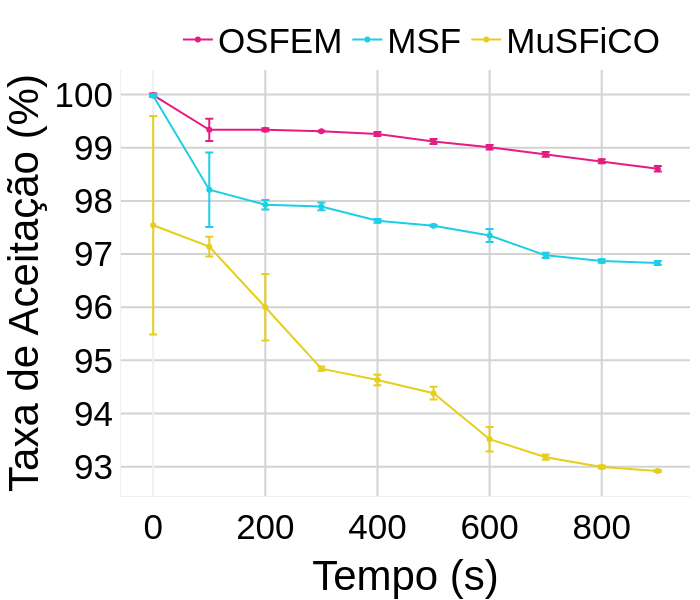
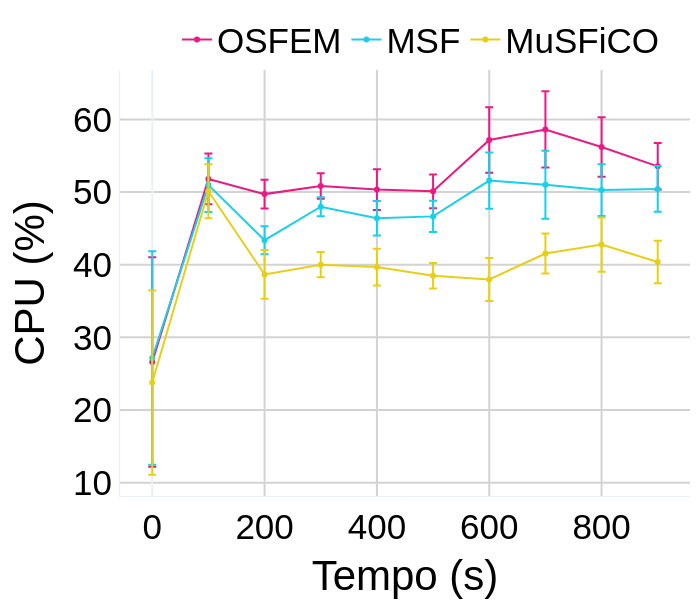
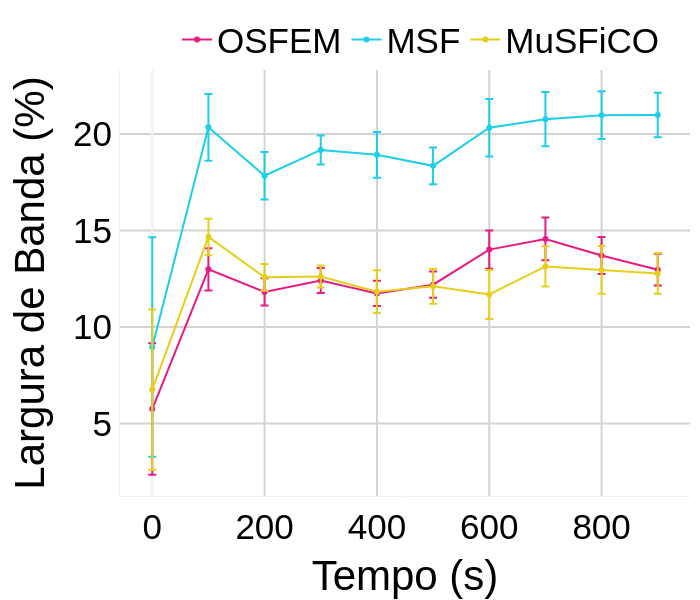
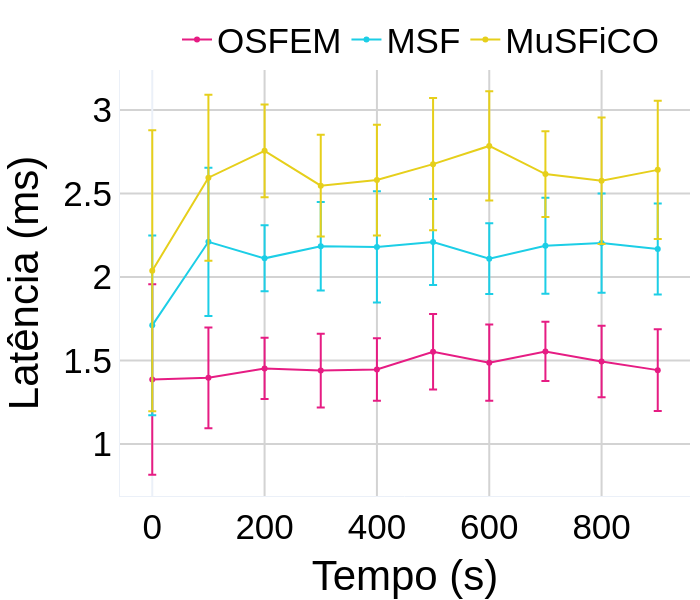

Write notebook code for charts like these, in order.
### Code cell
# Iterando sobre cada métrica para plotar
dados_alg = []
dados_plotagem = []
for titulo, coluna in metricas.items():
    # Multiplicar por 100 quando necessário para converter em porcentagem
    multiplicador = 100 if "%" in titulo else 1

    # Preparando dados para plotagem
    dados_plotagem = []
    for alg in ["gr", "msf", "musfico"]:
        dados_alg = dados_processados[alg][coluna] * multiplicador
        dados_plotagem.append(dados_alg)

    # Chamada para a função de plotagem com os dados preparados
    plotly_three_lines_graph_with_error_bars(
        *dados_plotagem,
        yaxis_title=titulo,
        linha2=legendas["gr"],
        linha3=legendas["msf"],
        linha4=legendas["musfico"],
        steps=100,
    )

### Figure 1 — Plotly figure (JSON) as saved in the notebook; plotly's stock layout.template omitted (floating-point values rounded to 4 significant figures)
{"data": [{"error_y": {"array": [0.0274, 0.2094, 0.02768, 0.008263, 0.03808, 0.04682, 0.04377, 0.04455, 0.0363, 0.05216], "type": "data", "visible": true}, "line": {"color": "#E61C83", "dash": "solid"}, "mode": "lines+markers", "name": "OSFEM", "type": "scatter", "x": [0, 100, 200, 300, 400, 500, 600, 700, 800, 900], "y": [99.99, 99.34, 99.34, 99.31, 99.26, 99.12, 99.01, 98.88, 98.75, 98.61]}, {"error_y": {"array": [0.02273, 0.7002, 0.09005, 0.07177, 0.03674, 0.01577, 0.1228, 0.04897, 0.03163, 0.03827], "type": "data", "visible": true}, "line": {"color": "#1CCEE6", "dash": "solid"}, "mode": "lines+markers", "name": "MSF", "type": "scatter", "x": [0, 100, 200, 300, 400, 500, 600, 700, 800, 900], "y": [99.98, 98.21, 97.93, 97.9, 97.63, 97.53, 97.35, 96.98, 96.87, 96.83]}, {"error_y": {"array": [2.055, 0.1853, 0.6243, 0.03975, 0.09695, 0.1186, 0.2313, 0.05036, 0.02938, 0.01955], "type": "data", "visible": true}, "line": {"color": "#E6CF1B", "dash": "solid"}, "mode": "lines+markers", "name": "MuSFiCO", "type": "scatter", "x": [0, 100, 200, 300, 400, 500, 600, 700, 800, 900], "y": [97.54, 97.14, 96.0, 94.84, 94.63, 94.38, 93.52, 93.18, 92.99, 92.92]}], "layout": {"autosize": true, "font": {"color": "Black", "family": "Arial", "size": 35}, "height": 600, "legend": {"itemwidth": 30, "orientation": "h", "title": {}, "traceorder": "normal", "x": 0.1, "y": 1.14}, "margin": {"b": 100, "l": 120, "r": 10, "t": 25}, "width": 700, "xaxis": {"gridcolor": "lightgray", "gridwidth": 2, "showgrid": true, "showline": true, "title": {"text": "Tempo (s)"}}, "yaxis": {"gridcolor": "lightgray", "gridwidth": 2, "showgrid": true, "showline": true, "title": {"text": "Taxa de Aceitação (%)"}}}}

### Figure 2 — Plotly figure (JSON) as saved in the notebook; plotly's stock layout.template omitted (floating-point values rounded to 4 significant figures)
{"data": [{"error_y": {"array": [14.42, 3.494, 1.988, 1.765, 2.811, 2.327, 4.516, 5.248, 4.083, 3.197], "type": "data", "visible": true}, "line": {"color": "#E61C83", "dash": "solid"}, "mode": "lines+markers", "name": "OSFEM", "type": "scatter", "x": [0, 100, 200, 300, 400, 500, 600, 700, 800, 900], "y": [26.59, 51.8, 49.71, 50.84, 50.34, 50.09, 57.17, 58.62, 56.2, 53.54]}, {"error_y": {"array": [14.69, 3.7, 1.927, 1.306, 2.38, 2.15, 3.882, 4.671, 3.567, 3.149], "type": "data", "visible": true}, "line": {"color": "#1CCEE6", "dash": "solid"}, "mode": "lines+markers", "name": "MSF", "type": "scatter", "x": [0, 100, 200, 300, 400, 500, 600, 700, 800, 900], "y": [27.15, 50.96, 43.37, 47.98, 46.4, 46.65, 51.57, 51.0, 50.27, 50.43]}, {"error_y": {"array": [12.68, 3.712, 3.359, 1.736, 2.531, 1.741, 2.964, 2.746, 3.732, 2.921], "type": "data", "visible": true}, "line": {"color": "#E6CF1B", "dash": "solid"}, "mode": "lines+markers", "name": "MuSFiCO", "type": "scatter", "x": [0, 100, 200, 300, 400, 500, 600, 700, 800, 900], "y": [23.77, 50.12, 38.66, 39.99, 39.68, 38.47, 37.97, 41.53, 42.76, 40.38]}], "layout": {"autosize": true, "font": {"color": "Black", "family": "Arial", "size": 35}, "height": 600, "legend": {"itemwidth": 30, "orientation": "h", "title": {}, "traceorder": "normal", "x": 0.1, "y": 1.14}, "margin": {"b": 100, "l": 120, "r": 10, "t": 25}, "width": 700, "xaxis": {"gridcolor": "lightgray", "gridwidth": 2, "showgrid": true, "showline": true, "title": {"text": "Tempo (s)"}}, "yaxis": {"gridcolor": "lightgray", "gridwidth": 2, "showgrid": true, "showline": true, "title": {"text": "CPU (%)"}}}}

### Figure 3 — Plotly figure (JSON) as saved in the notebook; plotly's stock layout.template omitted (floating-point values rounded to 4 significant figures)
{"data": [{"error_y": {"array": [3.402, 1.1, 0.7017, 0.6439, 0.6529, 0.6795, 0.9904, 1.107, 0.9561, 0.8209], "type": "data", "visible": true}, "line": {"color": "#E61C83", "dash": "solid"}, "mode": "lines+markers", "name": "OSFEM", "type": "scatter", "x": [0, 100, 200, 300, 400, 500, 600, 700, 800, 900], "y": [5.75, 12.98, 11.82, 12.41, 11.74, 12.19, 14.01, 14.56, 13.71, 12.97]}, {"error_y": {"array": [5.683, 1.73, 1.226, 0.7519, 1.185, 0.9532, 1.483, 1.408, 1.238, 1.157], "type": "data", "visible": true}, "line": {"color": "#1CCEE6", "dash": "solid"}, "mode": "lines+markers", "name": "MSF", "type": "scatter", "x": [0, 100, 200, 300, 400, 500, 600, 700, 800, 900], "y": [8.965, 20.34, 17.84, 19.17, 18.92, 18.35, 20.32, 20.77, 20.97, 20.98]}, {"error_y": {"array": [4.155, 0.9449, 0.6909, 0.5659, 1.107, 0.9062, 1.27, 1.042, 1.238, 1.056], "type": "data", "visible": true}, "line": {"color": "#E6CF1B", "dash": "solid"}, "mode": "lines+markers", "name": "MuSFiCO", "type": "scatter", "x": [0, 100, 200, 300, 400, 500, 600, 700, 800, 900], "y": [6.755, 14.67, 12.57, 12.61, 11.83, 12.12, 11.69, 13.14, 12.96, 12.78]}], "layout": {"autosize": true, "font": {"color": "Black", "family": "Arial", "size": 35}, "height": 600, "legend": {"itemwidth": 30, "orientation": "h", "title": {}, "traceorder": "normal", "x": 0.1, "y": 1.14}, "margin": {"b": 100, "l": 120, "r": 10, "t": 25}, "width": 700, "xaxis": {"gridcolor": "lightgray", "gridwidth": 2, "showgrid": true, "showline": true, "title": {"text": "Tempo (s)"}}, "yaxis": {"gridcolor": "lightgray", "gridwidth": 2, "showgrid": true, "showline": true, "title": {"text": "Largura de Banda (%)"}}}}

### Figure 4 — Plotly figure (JSON) as saved in the notebook; plotly's stock layout.template omitted (floating-point values rounded to 4 significant figures)
{"data": [{"error_y": {"array": [0.5702, 0.3022, 0.1833, 0.2212, 0.1868, 0.2256, 0.2288, 0.1773, 0.2136, 0.2447], "type": "data", "visible": true}, "line": {"color": "#E61C83", "dash": "solid"}, "mode": "lines+markers", "name": "OSFEM", "type": "scatter", "x": [0, 100, 200, 300, 400, 500, 600, 700, 800, 900], "y": [1.387, 1.396, 1.453, 1.44, 1.447, 1.553, 1.488, 1.555, 1.494, 1.443]}, {"error_y": {"array": [0.5385, 0.4436, 0.1976, 0.2646, 0.3325, 0.2576, 0.212, 0.2879, 0.2976, 0.2724], "type": "data", "visible": true}, "line": {"color": "#1CCEE6", "dash": "solid"}, "mode": "lines+markers", "name": "MSF", "type": "scatter", "x": [0, 100, 200, 300, 400, 500, 600, 700, 800, 900], "y": [1.711, 2.211, 2.112, 2.184, 2.181, 2.21, 2.11, 2.187, 2.203, 2.169]}, {"error_y": {"array": [0.8411, 0.497, 0.2772, 0.3048, 0.3313, 0.3958, 0.3272, 0.2565, 0.3784, 0.414], "type": "data", "visible": true}, "line": {"color": "#E6CF1B", "dash": "solid"}, "mode": "lines+markers", "name": "MuSFiCO", "type": "scatter", "x": [0, 100, 200, 300, 400, 500, 600, 700, 800, 900], "y": [2.038, 2.595, 2.756, 2.547, 2.581, 2.676, 2.785, 2.616, 2.577, 2.642]}], "layout": {"autosize": true, "font": {"color": "Black", "family": "Arial", "size": 35}, "height": 600, "legend": {"itemwidth": 30, "orientation": "h", "title": {}, "traceorder": "normal", "x": 0.1, "y": 1.14}, "margin": {"b": 100, "l": 120, "r": 10, "t": 25}, "width": 700, "xaxis": {"gridcolor": "lightgray", "gridwidth": 2, "showgrid": true, "showline": true, "title": {"text": "Tempo (s)"}}, "yaxis": {"gridcolor": "lightgray", "gridwidth": 2, "showgrid": true, "showline": true, "title": {"text": "Latência (ms)"}}}}
